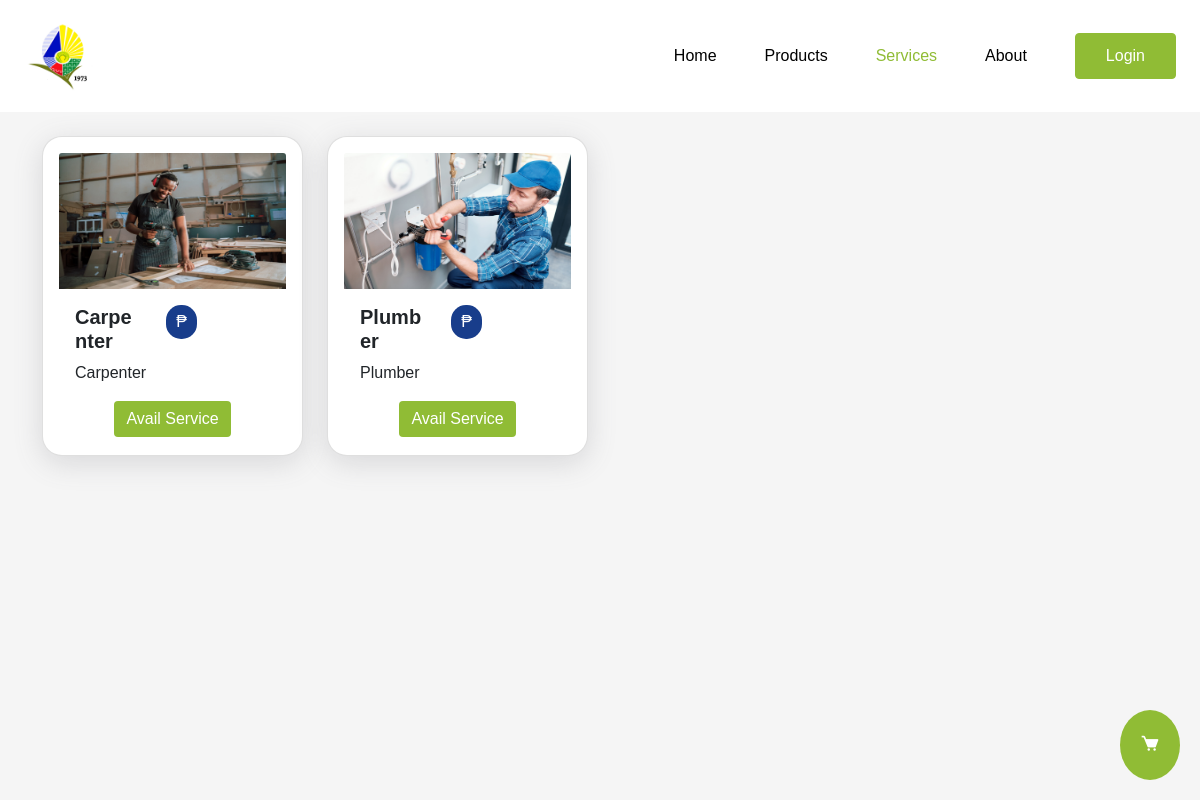
The app's page /services.php, older data.
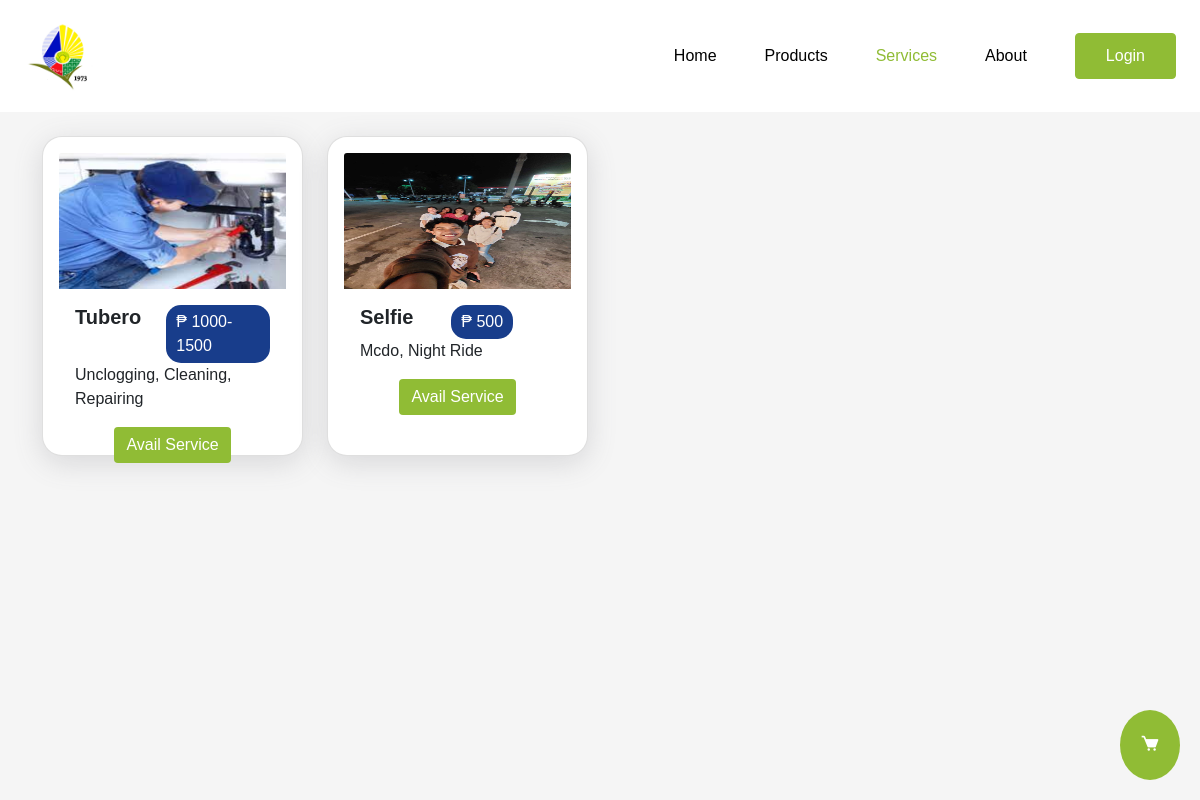
The same page, newer data.
### tables this page shows
CREATE TABLE `services` (
  `id` int(11) NOT NULL,
  `image` varchar(255) NOT NULL,
  `title` varchar(255) NOT NULL,
  `description` text NOT NULL,
  `service_price_range` varchar(250) NOT NULL,
  `timestamp` date NOT NULL DEFAULT current_timestamp()
);

### services.php (the view, shortened to what this page needs)
<?php
    $title = "style";
    include 'components/header.php';
    function getLogin() {
        if(isset($_SESSION["loggedin"]) && $_SESSION["loggedin"] === true){
            echo '<li><a href="profile.php"><i class="bx bx-user"></i></a></li>';
            echo '<li><a href="logout.php" class="btn btn-primary">Logout</a></li>';
        } else {
            echo '<li><a href="login.php" class="btn btn-primary">Login</a></li>';
        }
    }
?>
<body>
    <div class="position-bottom-right">
        <a href="services_cart.php" class="btn btn-primary text-decoration-none border-0" id="cart-button">
            <i class='bx bxs-cart'></i>
        </a>
    </div>
    <div class="wrapper w-100">
        <nav class="d-flex justify-content-between align-items-center flex-wrap">
            <a href="index.php"><img src="img/logo.png" class="logo" /></a>
            <div class="menu">
                <ul class="d-flex align-items-center list-unstyled gap-5 m-0">
                    <li><a href="index.php" target="_self">Home</a></li>
                    <li><a href="index.php#sidebar" target="_self">Products</a></li>
                    <li><a href="services.php" target="_self" class="active">Services</a></li>
                    <li><a href="about.php" target="_self">About</a></li>
                    <?php
                        getLogin();
                    ?>
                </ul>
            </div>
        </nav>
    </div>
    <div class="container mt-4 mb-4">
        <div class="row">
            <div class="col-lg-12">
                <div class="row" id="productContainer">
                    <?php
                        $sql = "SELECT * FROM services";
                        $sqlres = mysqli_query($conn, $sql);
                        foreach($sqlres as $service){
                    ?>
                    <div class="col-md-3 mb-3">
                        <div class="card">
                            <img src="img/<?= htmlspecialchars($service['image']); ?>" class="card-img-top"
                                alt="<?= htmlspecialchars($service['title']); ?>">
                            <div class="card-body">
                                <div class="row">
                                    <div class="col-md-5">
                                        <h5 class="card-title fw-bolder"><?= htmlspecialchars($service['title']); ?></h5>
                                    </div>
                                    <div class="col-md-7">
                                        <p class="card-text price">₱ <?= $service['service_price_range'] ?></p>
                                    </div>
                                </div>
                                <p class="card-text"><?= htmlspecialchars($service['description']); ?></p>
                                <form action="services_cart.php" method="get">
                                    <div class="text-center">
                                        <button type="submit" class="btn btn-primary border-0" name="submit">Avail Service
                                        </button>
                                    </div>
                                </form>
                            </div>
                        </div>
                    </div>
                    <?php } ?>
                </div>
            </div>
        </div>
    </div>
</body>
</html>

### components/header.php (shortened to what this page needs)
<!DOCTYPE html>
<html lang="en">
<head>
    <link href="https://cdn.jsdelivr.net/npm/bootstrap@5.0.2/dist/css/bootstrap.min.css" rel="stylesheet"
>
    <link href='https://unpkg.com/boxicons@2.1.4/css/boxicons.min.css' rel='stylesheet'>
    <link rel="stylesheet" href="css/<?php echo $title; ?>.css">
</head>

### css/style.css (style rules this page uses)
* { padding: 0; margin: 0; box-sizing: border-box; font-family: "Poppins", sans-serif; }
:root { --text: #000000; --background: #f5f5f5; --primary: #90BC35; --secondary: #FFF78C; --accent: #183D8B; --white: #FFFFFF; }
body { max-width: 1250px; width: 100%; margin: auto; background-color: var(--background); }
.position-bottom-right { position: fixed; bottom: 20px; right: 20px; z-index: 1000; }
.position-bottom-right a { background-color: var(--primary); padding: 20px; font-size: 20px; border-radius: 100%; }
nav { background-color: white; padding: 1rem 1.5rem; }
nav .btn-primary { padding: 10px 30px; background-color: var(--primary); border: 1px solid var(--primary); color: var(--white); transition: all 0.3s ease-in-out; }
nav .logo { width: 5rem; border-radius: 10px; }
nav ul a { text-decoration: none; color: var(--text); }
nav ul .active { color: var(--primary); }
.container .card { border-radius: 20px; padding: 1rem; box-shadow: rgba(100, 100, 111, 0.2) 0px 7px 29px 0px; transition: transform 0.3s ease; height: 20em; }
.container .card .price { width: -moz-fit-content; width: fit-content; padding: 5px 10px; border-radius: 15px; color: var(--white); background-color: var(--accent); }
.container .card .btn-primary { background-color: var(--primary); }
.container .card img { width: 100%; height: 17vh; }

Row changes from the older to the newer data that the page shows:
removed services: image (picture), title "Carpenter", description "Carpenter"
removed services: image (picture), title "Plumber", description "Plumber"
added services: image (picture), title "Tubero", service_price_range "1000-1500", description "Unclogging, Cleaning, Repairing"
added services: image (picture), title "Selfie", service_price_range "500", description "Mcdo, Night Ride"
